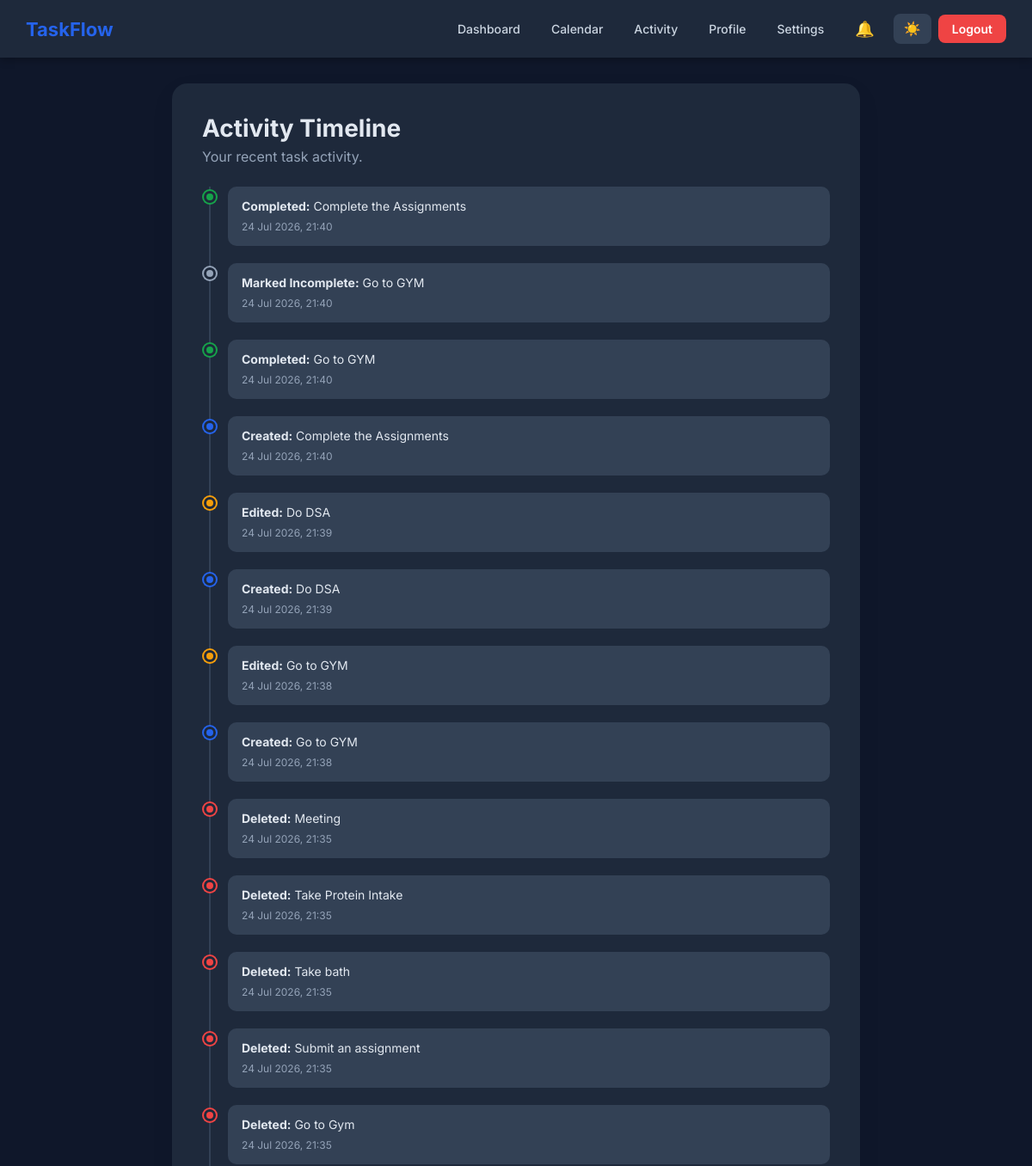
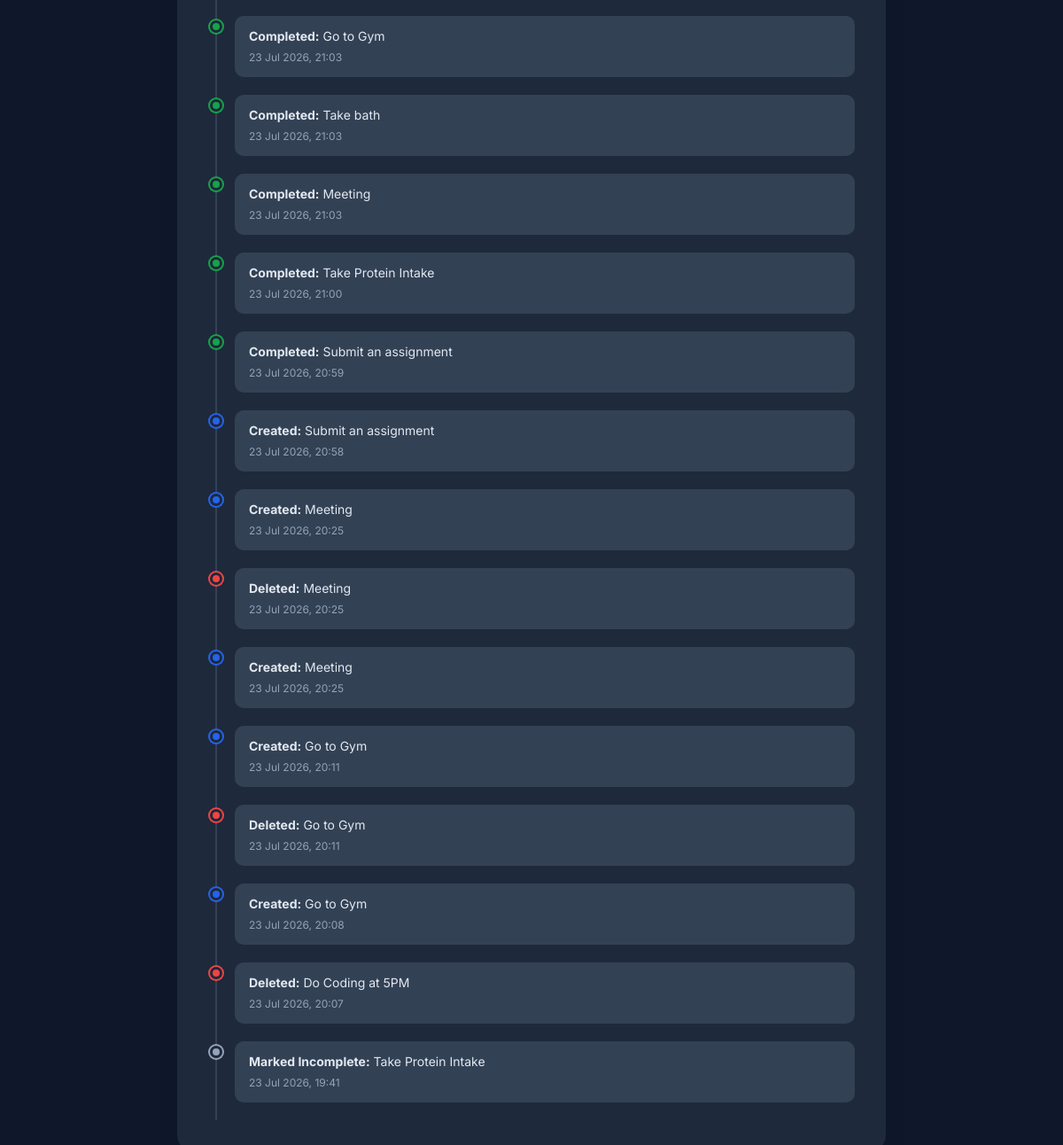
Screenshot of /activity/ (signed in) with the database file from the repository (2 pictures, top to bottom).
### todo/models.py (models this page shows, shortened)
class ActivityLog(models.Model):
    ACTION_CHOICES = [
        ("created", "Created"),
        ("edited", "Edited"),
        ("completed", "Completed"),
        ("uncompleted", "Marked Incomplete"),
        ("deleted", "Deleted"),
    ]
    user = models.ForeignKey(
        User,
        on_delete=models.CASCADE,
        related_name="activities"
    )
    task_name = models.CharField(max_length=100)
    action = models.CharField(max_length=15, choices=ACTION_CHOICES)
    timestamp = models.DateTimeField(auto_now_add=True)
    class Meta:
        ordering = ["-timestamp"]

### todo/views.py (the view)
# urls.py: path("activity/", views.activity_view, name="activity"),
@login_required(login_url="login")
def activity_view(request):
    profile = get_or_create_profile(request.user)
    activities = ActivityLog.objects.filter(user=request.user)[:100]
    return render(request, "activity.html", {"activities": activities, "profile": profile})

### todo/views.py (called while the page is built)
def get_or_create_profile(user):
    profile, _ = UserProfile.objects.get_or_create(user=user)
    return profile

### todo/templates/activity.html (shortened to what this page needs)
{% load static %}
<!DOCTYPE html>
<html lang="en">
<head>
    <link rel="stylesheet" href="{% static 'css/profile.css' %}">
    <link rel="stylesheet" href="{% static 'css/navbar.css' %}">
</head>
<body data-theme="{{ profile.theme }}">
{% include 'navbar.html' %}
<div class="container">
    <div class="profile-card">
        <h1>Activity Timeline</h1>
        <p class="subtitle">Your recent task activity.</p>
        {% if activities %}
        <div class="timeline">
            {% for activity in activities %}
            <div class="timeline-item action-{{ activity.action }}">
                <div class="timeline-dot"></div>
                <div class="timeline-content">
                    <div class="timeline-title">
                        <strong>{{ activity.get_action_display }}:</strong> {{ activity.task_name }}
                    </div>
                    <small>{{ activity.timestamp|date:"d M Y, H:i" }}</small>
                </div>
            </div>
            {% endfor %}
        </div>
        {% else %}
        <div class="empty-notif">
            <h2>No Activity Yet</h2>
            <p>Start managing tasks and activity will appear here.</p>
        </div>
        {% endif %}
    </div>
</div>
</body>
</html>

### todo/templates/navbar.html (shortened to what this page needs)
{% load static %}
<nav class="navbar">
    <div class="nav-brand">
        <a href="{% url 'dashboard' %}">TaskFlow</a>
    </div>
    <div class="nav-links" id="navLinks">
        <a href="{% url 'dashboard' %}" class="nav-link">Dashboard</a>
        <a href="{% url 'calendar' %}" class="nav-link">Calendar</a>
        <a href="{% url 'activity' %}" class="nav-link">Activity</a>
        <a href="{% url 'profile' %}" class="nav-link">Profile</a>
        <a href="{% url 'settings' %}" class="nav-link">Settings</a>
        <a href="{% url 'notifications' %}" class="nav-link notif-link">
            🔔
        </a>
        <button id="themeToggle" class="theme-toggle" onclick="toggleTheme()">🌙</button>
        <a href="{% url 'logout' %}" class="logout-btn">Logout</a>
    </div>
</nav>

### todo/static/css/profile.css (style rules this page uses)
* { margin:0;padding:0;box-sizing:border-box; }
body { font-family:'Inter',sans-serif; background:#f4f7fb; color:#1e293b; transition:.3s; }
body.dark { background:#0f172a;color:#e2e8f0; }
.container { width:90%; max-width:800px; margin:30px auto; }
.profile-card { background:#fff; padding:35px; border-radius:18px; box-shadow:0 10px 30px rgba(15,23,42,.05); }
body.dark .profile-card { background:#1e293b; }
.profile-card h1 { font-size:28px;margin-bottom:6px; }
.profile-card .subtitle { color:#64748b;margin-bottom:25px; }
body.dark .profile-card .subtitle { color:#94a3b8; }
.timeline { position:relative; padding-left:30px; margin-top:20px; }
.timeline::before { content:''; position:absolute; left:8px;top:0;bottom:0; width:2px;background:#e2e8f0; }
body.dark .timeline::before { background:#334155; }
.timeline-item { position:relative; padding-bottom:20px; }
.timeline-dot { position:absolute; left:-28px;top:5px; width:14px;height:14px; border-radius:50%; background:#2563eb; border:3px solid #fff; box-shadow:0 0 0 2px #2563eb; }
body.dark .timeline-dot { border-color:#1e293b; }
.action-created .timeline-dot { background:#2563eb;box-shadow:0 0 0 2px #2563eb; }
.action-edited .timeline-dot { background:#f59e0b;box-shadow:0 0 0 2px #f59e0b; }
.action-completed .timeline-dot { background:#16a34a;box-shadow:0 0 0 2px #16a34a; }
.action-uncompleted .timeline-dot { background:#94a3b8;box-shadow:0 0 0 2px #94a3b8; }
.action-deleted .timeline-dot { background:#ef4444;box-shadow:0 0 0 2px #ef4444; }
.timeline-content { background:#f8fafc; padding:14px 16px; border-radius:10px; }
body.dark .timeline-content { background:#334155; }
.timeline-title { margin-bottom:4px;font-size:14px; }
.timeline-content small { color:#64748b;font-size:12px; }
body.dark .timeline-content small { color:#94a3b8; }

### todo/static/css/navbar.css (style rules this page uses)
.navbar { background:#fff; box-shadow:0 2px 10px rgba(15,23,42,.05); padding:15px 30px; display:flex; justify-content:space-between; align-items:center; position:sticky; top:0; z-index:100; transition:background .3s; }
body.dark .navbar { background:#1e293b;box-shadow:0 2px 10px rgba(0,0,0,.3); }
.nav-brand a { font-size:22px; font-weight:700; color:#2563eb; text-decoration:none; }
.nav-links { display:flex; gap:8px; align-items:center; }
.nav-link { color:#334155; text-decoration:none; padding:8px 14px; border-radius:8px; font-size:14px; font-weight:500; transition:.3s; position:relative; }
body.dark .nav-link { color:#cbd5e1; }
.notif-link { font-size:18px; position:relative; }
.theme-toggle { background:#e2e8f0; border:none; padding:8px 12px; border-radius:8px; cursor:pointer; font-size:16px; transition:.3s; }
body.dark .theme-toggle { background:#334155;color:#e2e8f0; }
.logout-btn { background:#ef4444; color:#fff; text-decoration:none; padding:8px 16px; border-radius:8px; font-size:14px; font-weight:600; transition:.3s; }

### rows the page displays
ActivityLog: action "Completed", task_name "Complete the Assignments", timestamp "24 Jul 2026, 21:40"
ActivityLog: action "Marked Incomplete", task_name "Go to GYM", timestamp "24 Jul 2026, 21:40"
ActivityLog: action "Completed", task_name "Go to GYM", timestamp "24 Jul 2026, 21:40"
ActivityLog: action "Created", task_name "Complete the Assignments", timestamp "24 Jul 2026, 21:40"
ActivityLog: action "Edited", task_name "Do DSA", timestamp "24 Jul 2026, 21:39"
ActivityLog: action "Created", task_name "Do DSA", timestamp "24 Jul 2026, 21:39"
ActivityLog: action "Edited", task_name "Go to GYM", timestamp "24 Jul 2026, 21:38"
ActivityLog: action "Created", task_name "Go to GYM", timestamp "24 Jul 2026, 21:38"
ActivityLog: action "Deleted", task_name "Meeting", timestamp "24 Jul 2026, 21:35"
ActivityLog: action "Deleted", task_name "Take Protein Intake", timestamp "24 Jul 2026, 21:35"
ActivityLog: action "Deleted", task_name "Take bath", timestamp "24 Jul 2026, 21:35"
ActivityLog: action "Deleted", task_name "Submit an assignment", timestamp "24 Jul 2026, 21:35"
ActivityLog: action "Deleted", task_name "Go to Gym", timestamp "24 Jul 2026, 21:35"
ActivityLog: action "Completed", task_name "Go to Gym", timestamp "23 Jul 2026, 21:03"
ActivityLog: action "Completed", task_name "Take bath", timestamp "23 Jul 2026, 21:03"
ActivityLog: action "Completed", task_name "Meeting", timestamp "23 Jul 2026, 21:03"
ActivityLog: action "Completed", task_name "Take Protein Intake", timestamp "23 Jul 2026, 21:00"
ActivityLog: action "Completed", task_name "Submit an assignment", timestamp "23 Jul 2026, 20:59"
ActivityLog: action "Created", task_name "Submit an assignment", timestamp "23 Jul 2026, 20:58"
ActivityLog: action "Created", task_name "Meeting", timestamp "23 Jul 2026, 20:25"
ActivityLog: action "Deleted", task_name "Meeting", timestamp "23 Jul 2026, 20:25"
ActivityLog: action "Created", task_name "Meeting", timestamp "23 Jul 2026, 20:25"
ActivityLog: action "Created", task_name "Go to Gym", timestamp "23 Jul 2026, 20:11"
ActivityLog: action "Deleted", task_name "Go to Gym", timestamp "23 Jul 2026, 20:11"
ActivityLog: action "Created", task_name "Go to Gym", timestamp "23 Jul 2026, 20:08"
ActivityLog: action "Deleted", task_name "Do Coding at 5PM", timestamp "23 Jul 2026, 20:07"
ActivityLog: action "Marked Incomplete", task_name "Take Protein Intake", timestamp "23 Jul 2026, 19:41"
